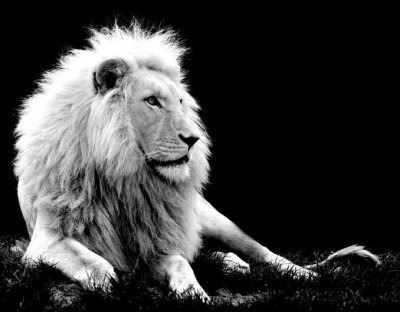
#> input picture Pertemuan 7/WhatsApp Image 2024-05-08 at 13.17.00_079902fb.jpg, 400 x 312 px, given in place of bocil.PNG, which was not available
$ jupyter execute konvolusi.ipynb   (text cells are left out)
#> lines starting #> are read from the running program, lines starting #| are printed output that depends on the picture; pictures that were not available may be replaced by others from this repository, and a replacement may not be noted
[cell 1]
import cv2
import numpy as np
import matplotlib.pyplot as plt
from google.colab import files
from google.colab.patches import cv2_imshow

[cell 2]
uplot = files.upload()
#> the answer given: WhatsApp Image 2024-05-08 at 13.17.00_079902fb.jpg

[cell 3]
citra = cv2.imread('bocil.PNG')
#> citra is the input picture: shape (312, 400, 3); min 0, max 255, mean 59.4

[cell 4]
cv2_imshow(citra)

[cell 5]
img = cv2.cvtColor(citra, cv2.COLOR_RGB2GRAY)

[cell 6]
cv2_imshow(img)

[cell 7]
#Filter untuk kontras
kernel = np.array([[1,-1,1],
                   [1,-1,1],
                   [1,-1,1]])

# fungsi filter2D() pada OpenCV untuk melakukan operasi linear filtering
hasil1 = cv2.filter2D(src=img, ddepth=-1, kernel=kernel)
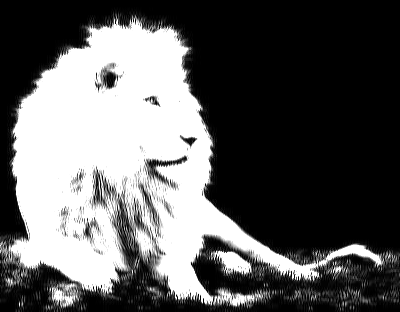
#> hasil1: shape (312, 400); min 0, max 255, mean 94.1
cv2_imshow(hasil1)

[cell 8]
#Filter untuk penajaman citra (sharpening)
kernel = np.array([[0,-1,0],[-1,5,-1],[0,-1,0]])

sharp = cv2.filter2D(src=hasil1, ddepth=-1, kernel=kernel)
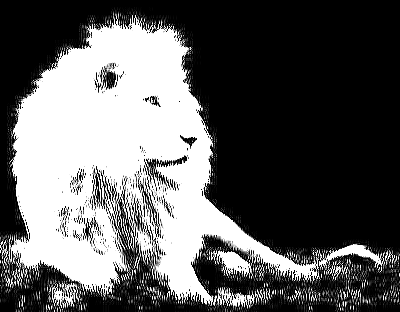
#> sharp: shape (312, 400); min 0, max 255, mean 94.4

result = np.hstack((img,sharp))
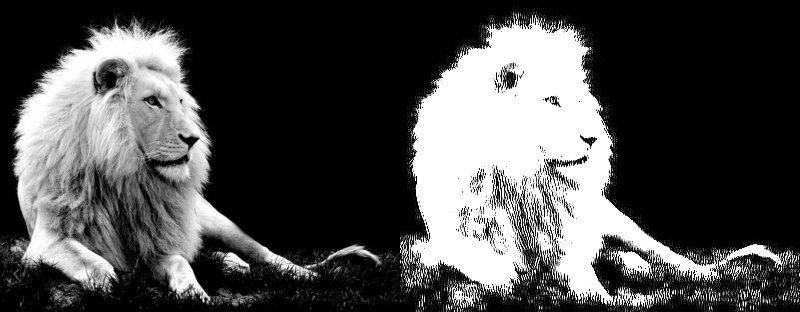
#> result: shape (312, 800); min 0, max 255, mean 76.9
cv2_imshow(result)

[cell 9]
#Filter untuk smoothing
kernel = np.ones((7,7), np.float32)/49
smooth = cv2.filter2D(src=hasil1, ddepth=-1, kernel=kernel)
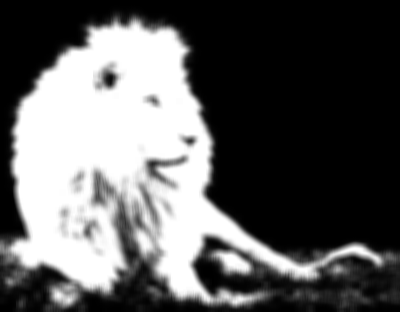
#> smooth: shape (312, 400); min 0, max 255, mean 94.1

result = np.hstack((img,smooth))
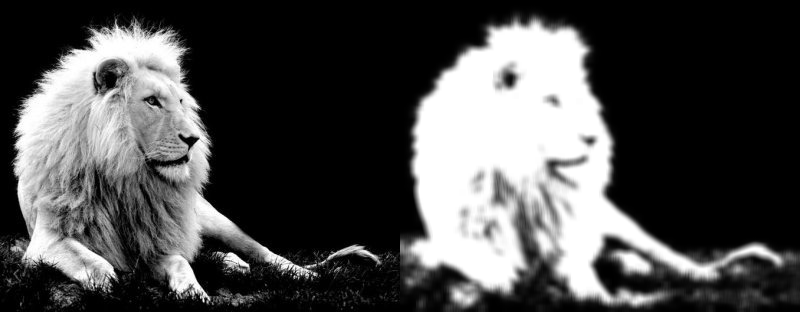
#> result: shape (312, 800); min 0, max 255, mean 76.7
cv2_imshow(result)

[cell 10]
#Filter prewitt untuk deteksi tepi

kernelx = np.array([[1,1,1],[0,0,0],[-1,-1,-1]])
kernely = np.array([[-1,0,1],[-1,0,1],[-1,0,1]])

prewittx = cv2.filter2D(hasil1, -1, kernelx)
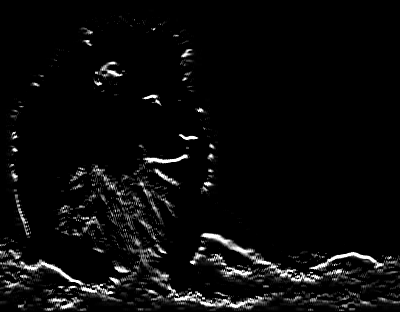
#> prewittx: shape (312, 400); min 0, max 255, mean 11
prewitty = cv2.filter2D(hasil1, -1, kernely)
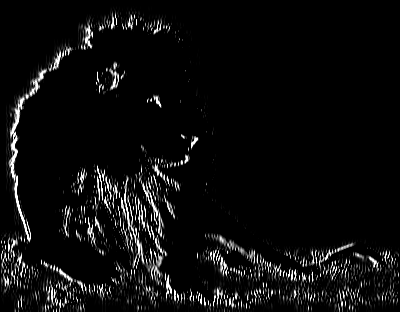
#> prewitty: shape (312, 400); min 0, max 255, mean 13.1
prewittxy = prewittx + prewitty
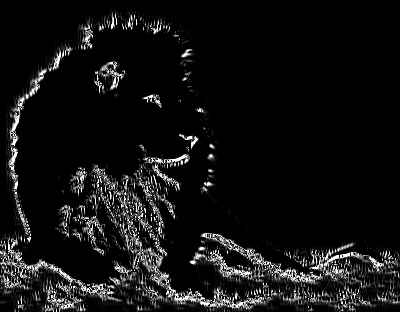
#> prewittxy: shape (312, 400); min 0, max 255, mean 18.1

[cell 11]
f = plt.figure(figsize=(10,5))

plt.subplot(131),plt.imshow(prewittx,cmap = 'gray')
plt.title('uint8'), plt.xticks([]), plt.yticks([])
plt.subplot(132),plt.imshow(prewitty,cmap = 'gray')
plt.title('float32'), plt.xticks([]), plt.yticks([])
plt.subplot(133),plt.imshow(prewittxy,cmap = 'gray')
plt.title('float64'), plt.xticks([]), plt.yticks([])
plt.show()
